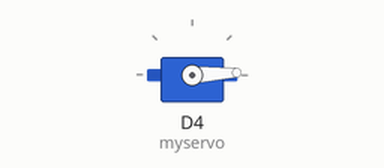
A program run on a simulated ESP8266 (NodeMCU). Parts: servo.

Above: at 0.05 s.
At 1.3 s:
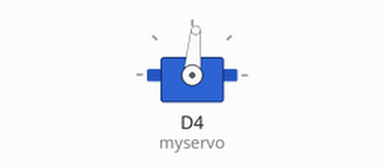
At 2.6 s:
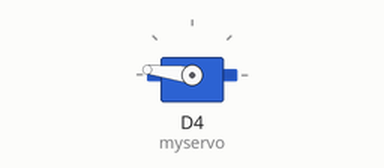
At 5.2 s:
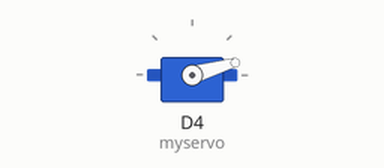
Timing chart, 0 to 7.1 s (numbered marks = the images above):
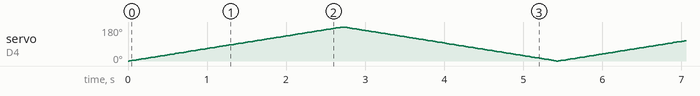

The program:

main.cpp
```cpp
#include <Arduino.h>
#include <Servo.h>

Servo myservo;

// put function declarations here:

void setup()
{
  // put your setup code here, to run once:
  myservo.attach(D4);
}

void loop()
{
  myservo.write(90);

  for (int pos = 0; pos <= 180; pos += 1)
  {
    myservo.write(pos);
    delay(15);
  }
  for (int pos = 180; pos >= 0; pos -= 1)
  {
    myservo.write(pos);
    delay(15);
  }

  // jika kita membuat jam
  //  for (int pos = 0; pos <= 180; pos += 6)
  //    {
  //      myservo.write(pos);
  //      delay(1000);
  //    }
  //    for (int pos = 180; pos >= 0; pos -= 6)
  //    {
  //      myservo.write(pos);
  //      delay(1000);
  //    }
  //  put your main code here, to run repeatedly:
}
```
